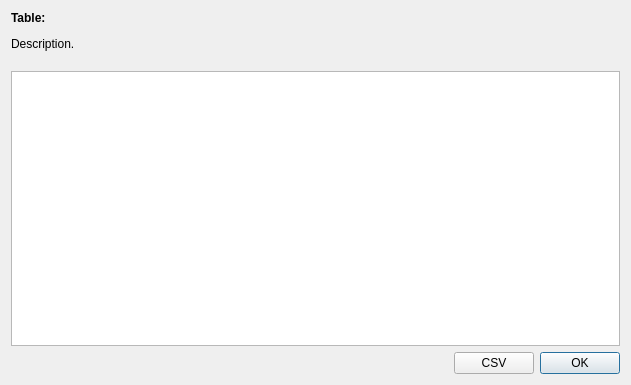
<?xml version="1.0" encoding="UTF-8"?>
<ui version="4.0">
 <class>TableDialog</class>
 <widget class="QDialog" name="TableDialog">
  <property name="geometry">
   <rect>
    <x>0</x>
    <y>0</y>
    <width>631</width>
    <height>385</height>
   </rect>
  </property>
  <property name="windowTitle">
   <string>Table</string>
  </property>
  <layout class="QVBoxLayout" name="verticalLayout">
   <item>
    <widget class="QLabel" name="label">
     <property name="text">
      <string>&lt;html&gt;&lt;head/&gt;&lt;body&gt;&lt;p&gt;&lt;span style=&quot; font-weight:600;&quot;&gt;Table:&lt;/span&gt;&lt;/p&gt;&lt;p&gt;Description.&lt;br/&gt;&lt;/p&gt;&lt;/body&gt;&lt;/html&gt;</string>
     </property>
     <property name="wordWrap">
      <bool>true</bool>
     </property>
    </widget>
   </item>
   <item>
    <widget class="QTableView" name="dataTable"/>
   </item>
   <item>
    <layout class="QHBoxLayout" name="horizontalLayout">
     <item>
      <spacer name="horizontalSpacer">
       <property name="orientation">
        <enum>Qt::Horizontal</enum>
       </property>
       <property name="sizeHint" stdset="0">
        <size>
         <width>40</width>
         <height>20</height>
        </size>
       </property>
      </spacer>
     </item>
     <item>
      <widget class="QPushButton" name="csvButton">
       <property name="text">
        <string>CSV</string>
       </property>
      </widget>
     </item>
     <item>
      <widget class="QPushButton" name="okButton">
       <property name="text">
        <string>OK</string>
       </property>
       <property name="default">
        <bool>true</bool>
       </property>
      </widget>
     </item>
    </layout>
   </item>
  </layout>
 </widget>
 <tabstops>
  <tabstop>dataTable</tabstop>
  <tabstop>okButton</tabstop>
  <tabstop>csvButton</tabstop>
 </tabstops>
 <resources/>
 <connections/>
</ui>
